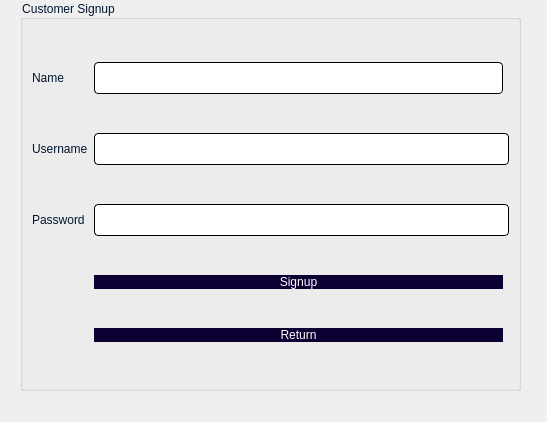
<?xml version="1.0" encoding="UTF-8"?>
<ui version="4.0">
 <class>customer_signup</class>
 <widget class="QDialog" name="customer_signup">
  <property name="geometry">
   <rect>
    <x>0</x>
    <y>0</y>
    <width>547</width>
    <height>422</height>
   </rect>
  </property>
  <property name="windowTitle">
   <string>Dialog</string>
  </property>
  <widget class="QGroupBox" name="groupBox">
   <property name="geometry">
    <rect>
     <x>20</x>
     <y>0</y>
     <width>501</width>
     <height>391</height>
    </rect>
   </property>
   <property name="styleSheet">
    <string notr="true">font: 700 20pt &quot;Yu Gothic&quot;;
border-color: rgb(196, 178, 255);
border-color: rgb(170, 0, 255);
color: rgb(0, 21, 48);</string>
   </property>
   <property name="title">
    <string>Customer Signup</string>
   </property>
   <layout class="QGridLayout" name="gridLayout">
    <item row="1" column="0">
     <widget class="QLabel" name="label">
      <property name="styleSheet">
       <string notr="true">font: 700 20pt &quot;Lato&quot;;</string>
      </property>
      <property name="text">
       <string>Username</string>
      </property>
     </widget>
    </item>
    <item row="3" column="1" colspan="2">
     <widget class="QLineEdit" name="password">
      <property name="styleSheet">
       <string notr="true">QLineEdit{
	background-color: rgb(255, 255, 255);
	 border: 1px  solid;
     border-radius: 4px;
	font: 24px
}</string>
      </property>
      <property name="inputMethodHints">
       <set>Qt::ImhHiddenText|Qt::ImhNoAutoUppercase|Qt::ImhNoPredictiveText|Qt::ImhSensitiveData</set>
      </property>
      <property name="text">
       <string/>
      </property>
      <property name="echoMode">
       <enum>QLineEdit::Password</enum>
      </property>
     </widget>
    </item>
    <item row="4" column="1">
     <widget class="QPushButton" name="createButton">
      <property name="styleSheet">
       <string notr="true">QPushButton{
border-radius:15px;
padding : 0 4px;
background: #0c0033;
border -radius:10px;
color: rgb(255, 255, 255);
font: 15pt &quot;Lato&quot;;
}
QPushButton:hover:!pressed
{

background:#ababab;
}
QToolButton
{

border-radius:10px;
bacground:red;
color:red;
}

QPushButton:pressed
{
              font-size: 19px;
              transition: 0.9s; 
}</string>
      </property>
      <property name="text">
       <string>Signup</string>
      </property>
     </widget>
    </item>
    <item row="3" column="0">
     <widget class="QLabel" name="label_3">
      <property name="styleSheet">
       <string notr="true">font: 700 20pt &quot;Lato&quot;;</string>
      </property>
      <property name="text">
       <string>Password</string>
      </property>
     </widget>
    </item>
    <item row="1" column="1" colspan="2">
     <widget class="QLineEdit" name="username">
      <property name="styleSheet">
       <string notr="true">QLineEdit{
	background-color: rgb(255, 255, 255);
	 border: 1px  solid;
     border-radius: 4px;
	font: 24px
}</string>
      </property>
     </widget>
    </item>
    <item row="0" column="1">
     <widget class="QLineEdit" name="name">
      <property name="styleSheet">
       <string notr="true">QLineEdit{
	background-color: rgb(255, 255, 255);
	 border: 1px  solid;
     border-radius: 4px;
	font: 24px
}</string>
      </property>
     </widget>
    </item>
    <item row="0" column="0">
     <widget class="QLabel" name="label_2">
      <property name="styleSheet">
       <string notr="true">font: 700 20pt &quot;Lato&quot;;</string>
      </property>
      <property name="text">
       <string>Name</string>
      </property>
     </widget>
    </item>
    <item row="5" column="1">
     <widget class="QPushButton" name="backButton">
      <property name="styleSheet">
       <string notr="true">QPushButton{
border-radius:15px;
padding : 0 4px;
background: #0c0033;
border -radius:10px;
color: rgb(255, 255, 255);
font: 15pt &quot;Lato&quot;;
}
QPushButton:hover:!pressed
{

background:#ababab;
}
QToolButton
{

border-radius:10px;
bacground:red;
color:red;
}

QPushButton:pressed
{
              font-size: 19px;
              transition: 0.9s; 
}</string>
      </property>
      <property name="text">
       <string>Return</string>
      </property>
     </widget>
    </item>
   </layout>
  </widget>
 </widget>
 <resources/>
 <connections/>
</ui>
